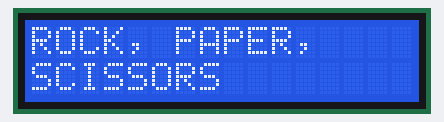
A sketch run on a simulated Arduino Mega 2560, built with avr-gcc and run on an emulated ATmega2560. On the bench: 16×2 character LCD.

Above: at 0.1 s.
At 5.1 s:
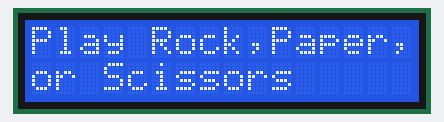
At 6.6 s:
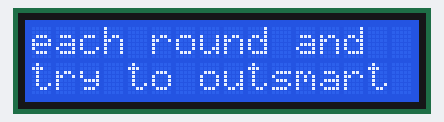
At 8.1 s:
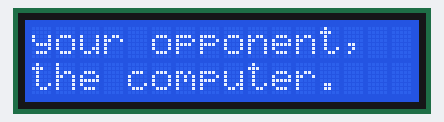
At 9.6 s:
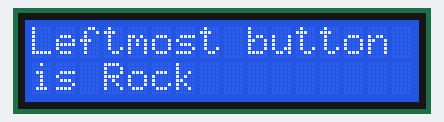
At 14.2 s:
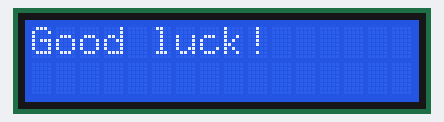

Measured:
- what the display in image 1 shows lasts 1.5 s, from 5.1 s to 6.6 s

The sketch:

rps_game.ino
```cpp
// Siddharth Sivakumar
// July 12, 2026
// Arduino Mega
/* The purpose of this program is create */

#include <LiquidCrystal.h>

int switch1 = 13; // Red switch
int switch2 = 12; // Blue Switch
int switch3 = 11; // Green Switch

int lcd_rs = 7, lcd_e = 6, lcd_d4 = 5, lcd_d5 = 4, lcd_d6 = 3, lcd_d7 = 2;
LiquidCrystal lcd(lcd_rs, lcd_e, lcd_d4, lcd_d5, lcd_d6, lcd_d7);

void setup() {
  lcd.begin(16,2);
  introduction();
}

void loop() {
  void playGame();
}

/*Rock, Paper, Scissors! Play Rock,
Paper, or Scissors each round and try to outsmart
your opponent, the computer. Good luck!*/
// Leftmost button is Rock
// Middle button is Paper
// Rightmost button is Scissors
void introduction() {
  int delayTime1 = 5000;
  int delayTime2 = 1500;
  lcd.setCursor(0, 0);
  lcd.print("ROCK, PAPER, ");
  lcd.setCursor(0, 1);
  lcd.print("SCISSORS");
  delay(delayTime1);
  lcd.clear();

  lcd.setCursor(0, 0);
  lcd.print("Play Rock,Paper,");
  lcd.setCursor(0, 1);
  lcd.print("or Scissors");
  delay(delayTime2);
  lcd.clear();

  lcd.setCursor(0, 0);
  lcd.print("each round and");
  lcd.setCursor(0, 1);
  lcd.print("try to outsmart");
  delay(delayTime2);
  lcd.clear();

  lcd.setCursor(0, 0);
  lcd.print("your opponent,");
  lcd.setCursor(0, 1);
  lcd.print("the computer.");
  delay(delayTime2);
  lcd.clear();

  lcd.setCursor(0, 0);
  lcd.print("Leftmost button");
  lcd.setCursor(0, 1);
  lcd.print("is Rock");
  delay(delayTime2);
  lcd.clear();

  lcd.setCursor(0, 0);
  lcd.print("Middle button");
  lcd.setCursor(0, 1);
  lcd.print("is Paper");
  delay(delayTime2);
  lcd.clear();

  lcd.setCursor(0, 0);
  lcd.print("Rightmost button");
  lcd.setCursor(0, 1);
  lcd.print("is Scissors");
  delay(delayTime2);
  lcd.clear();

  lcd.setCursor(0, 0);
  lcd.print("Good luck!");
  delay(delayTime2);
  lcd.clear();
}

// Take statment and split onto 16 character line (for-loop)
// void displayWords(String statement) {
//   String printStatement;
//   char firstLine[16];
//   statement.toCharArray(firstLine, 16);
//   if (printStatement[16] != ' ' ) {}
// }

void printLCD(String statement1, String statement2) {
  lcd.clear();
  lcd.setCursor(0,0);
  lcd.print(statement1);
  lcd.setCursor(0,1);
  lcd.print(statement2);
  delay(6000);
}

void playGame() {
  lcd.setCursor(0, 0);
  lcd.print("B1=ROCK|B2=PAPER");
  lcd.setCursor(0, 1);
  lcd.print("B3=SCISSORS");

  String availableMoves[] = {"Rock", "Scissors", "Paper"};
  String outcomeStatement;
  char computerMove[8];
  char playerMove[8];
  //chooseMove(playerMove, computerMove);

  // rock, paper, scissors, shoot
  lcd.clear();
  lcd.setCursor(0, 0);
  lcd.print("ROCK ");
  delay(1000);
  lcd.print("PAPER");
  delay(1000);
  lcd.setCursor(0, 1);
  lcd.print("SCISSORS ");
  delay(1000);
  lcd.print("SHOOT");
  delay(250);
  lcd.clear();

  // playerMoves[0] = "Rock";
  // playerMoves[1] = "Rock";

  // if (strcmp(playerMoves[0], playerMoves[1]) == 0) {
  //   outcomeStatement = "Draw!";
  // } else {
  //   for (int choice = 0; choice < 3; choice++) {
  //     if (strcmp(playerMoves[0], availableMoves[choice]) == 0) {
  //       if (strcmp(playerMoves[1], availableMoves[(choice + 1) % 3])) == 0) {
  //         outcomeStatement = "You Lose";
  //       } else {
  //         outcomeStatement = "You Win!";
  //       }
  //     }
  //     lcd.setCursor(0, 0);
  //   lcd.print(playerMoves[0] + " " + playerMoves[1]);
  //   lcd.setCursor(0, 1);
  //   lcd.print(outcomeStatement);
  //   delay(6000);
  //   lcd.clear();
  //   }
  // }

}

// void chooseMove(char playerMove[], char computerMove[]) {
//   int delayTime = 70;
//   int counter = 0;

//   while (true) {
//     int rock = digitalRead(switch1);
//     int paper = digitalRead(switch2);
//     int scissors = digitalRead(switch3);

//     if (rock == 1){
//       moveArray[0] = "Rock";
//       moveArray[1] = computerMove(counter);
//     } else if (paper == 1) {
//       moveArray[0] = "Paper";
//       moveArray[1] = computerMove(counter);
//       break;
//     } else if (scissors == 1) {
//       moveArray[0] = "Scissors";
//       moveArray[1] = computerMove(counter);
//       break;
//     }
//     counter += 1;
//     delay(delayTime);
//   }
// }

// String computerMove(int value) {
//   if (value % 3 == 0 || value % 5 == 0 || value % 7 == 0) {
//     return "Rock";
//   } else if (value % 2 == 0) {
//     return "Paper";
//   } else {
//     return "Scissors";
//   }
// }
```
